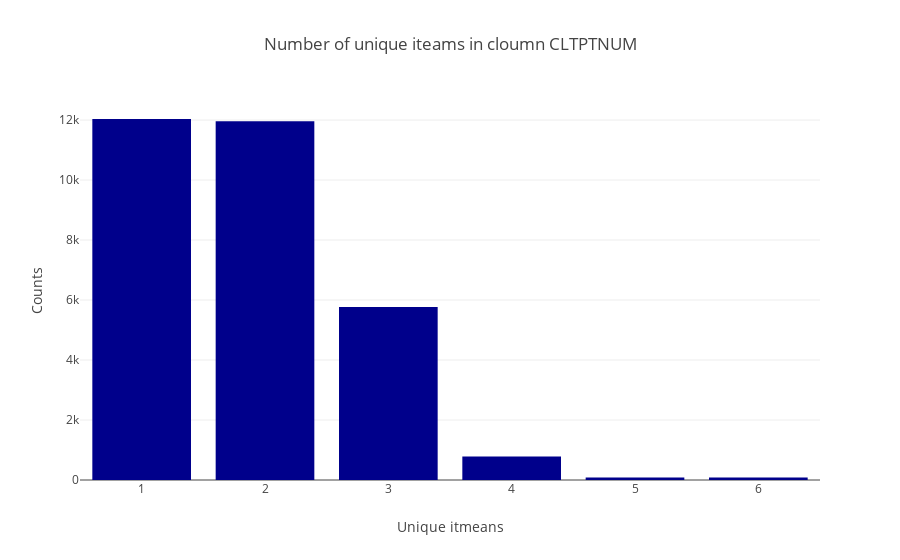

The code cell stored with this chart in its notebook:
### Code cell
import plotly.express as px
import pandas as pd

# Beispiel-Daten
al = al

# Benutzerdefinierte Farbskala
#custom_colors = ["#ADD8E6", "#87CEEB", "#4682B4", "#4169E1", "#0000FF", "#00008B"]
custom_colors = ["#00008B", "#001F5E", "#003F87", "#005BB5", "#0073E6", "#3399FF"]



# Bar-Chart mit Plotly erstellen
cl_fig = px.bar(
    al,
    x="index",
    y="CLTPTNUM",
    title="Number of unique iteams in cloumn CLTPTNUM",
    labels={"index": "Unique itmeans", "CLTPTNUM": "Counts"},
    color_discrete_sequence=custom_colors
)

# Diagramm anzeigen
cl_fig.show()

### Figure 1 — Plotly figure (JSON) as saved in the notebook; plotly's stock layout.template omitted (floating-point values rounded to 4 significant figures)
{"data": [{"alignmentgroup": "True", "hovertemplate": "Unique itmeans=%{x}<br>Counts=%{y}<extra></extra>", "legendgroup": "", "marker": {"color": "#00008B", "pattern": {"shape": ""}}, "name": "", "offsetgroup": "", "orientation": "v", "showlegend": false, "textposition": "auto", "type": "bar", "x": [1, 2, 3, 4, 5, 6], "xaxis": "x", "y": [12035, 11960, 5766, 786, 87, 84], "yaxis": "y"}], "layout": {"barmode": "relative", "legend": {"tracegroupgap": 0}, "title": {"text": "Number of unique iteams in cloumn CLTPTNUM"}, "xaxis": {"anchor": "y", "domain": [0, 1], "title": {"text": "Unique itmeans"}}, "yaxis": {"anchor": "x", "domain": [0, 1], "title": {"text": "Counts"}}}}
